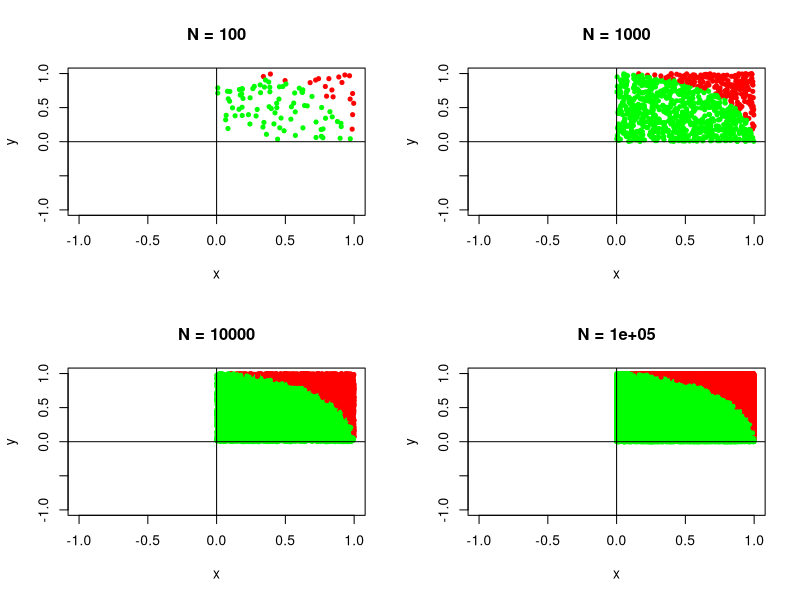

Here is the R script that generated this plot:
## ---- chunk 1
piHesabi <- function(N) { 
  # N adet nokta üretelim
  x <- runif(N,0,1) # Her noktanın x bileşeni
  y <- runif(N,0,1) # Her noktanın y bileşeni
  
  # orijine olan mesafeleri hesaplayalım
  mesafe <- sqrt(x^2 + y^2) 
  
  # mesafe, r=1'den küçükse, nokta pi/4'lük alan içinde kalır
  icerde <- mesafe<1.0
  
  # FALSE ve TRUE değerleri, 1 ve 2 indekslerine dönüştürelim
  indeks <- icerde + 1
  
  # dışarıda kalanlar kırmızı, icerde kalanlar yeşil renk olsun
  renk <- c('red', 'green')
  renkler <- renk[indeks]
  
  # Çizim
  plot(x,y, col=renkler, main=paste("N =",N), 
       xlab="x", ylab="y", pch=20, 
       xlim=range(-1,1), ylim=range(-1,1))
  
  # yatay ve düşey ekseni çizelim
  abline(v=0);abline(h=0)
  
  return(4*sum(icerde)/N) # pi/4'lük alan içinde kalan nokta sayısı
}
## ---- chunk 2
set.seed(7) #Tekrar aynı sayıları üretmeye yarar.
par(mfrow = c(2, 2))
cat(piHesabi(100),piHesabi(1000),piHesabi(10000),piHesabi(100000))
